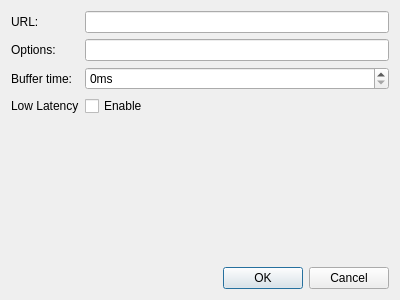
<?xml version="1.0" encoding="UTF-8"?>
<ui version="4.0">
 <class>OpenNetworkDialog</class>
 <widget class="QDialog" name="OpenNetworkDialog">
  <property name="geometry">
   <rect>
    <x>0</x>
    <y>0</y>
    <width>400</width>
    <height>300</height>
   </rect>
  </property>
  <property name="windowTitle">
   <string>Open Network Stream</string>
  </property>
  <layout class="QVBoxLayout" name="verticalLayout">
   <item>
    <layout class="QFormLayout" name="formLayout">
     <item row="0" column="0">
      <widget class="QLabel" name="label">
       <property name="text">
        <string>URL:</string>
       </property>
      </widget>
     </item>
     <item row="0" column="1">
      <widget class="QLineEdit" name="url"/>
     </item>
     <item row="1" column="0">
      <widget class="QLabel" name="label_2">
       <property name="text">
        <string>Options:</string>
       </property>
      </widget>
     </item>
     <item row="1" column="1">
      <widget class="QLineEdit" name="options"/>
     </item>
     <item row="2" column="0">
      <widget class="QLabel" name="label_3">
       <property name="text">
        <string>Buffer time:</string>
       </property>
      </widget>
     </item>
     <item row="2" column="1">
      <widget class="QSpinBox" name="bufferTime">
       <property name="suffix">
        <string>ms</string>
       </property>
       <property name="maximum">
        <number>60000</number>
       </property>
       <property name="singleStep">
        <number>1000</number>
       </property>
      </widget>
     </item>
     <item row="3" column="0">
      <widget class="QLabel" name="label_4">
       <property name="text">
        <string>Low Latency</string>
       </property>
      </widget>
     </item>
     <item row="3" column="1">
      <widget class="QCheckBox" name="lowLatency">
       <property name="text">
        <string>Enable</string>
       </property>
      </widget>
     </item>
    </layout>
   </item>
   <item>
    <widget class="QDialogButtonBox" name="buttonBox">
     <property name="orientation">
      <enum>Qt::Horizontal</enum>
     </property>
     <property name="standardButtons">
      <set>QDialogButtonBox::Cancel|QDialogButtonBox::Ok</set>
     </property>
    </widget>
   </item>
  </layout>
 </widget>
 <resources/>
 <connections>
  <connection>
   <sender>buttonBox</sender>
   <signal>accepted()</signal>
   <receiver>OpenNetworkDialog</receiver>
   <slot>accept()</slot>
   <hints>
    <hint type="sourcelabel">
     <x>248</x>
     <y>254</y>
    </hint>
    <hint type="destinationlabel">
     <x>157</x>
     <y>274</y>
    </hint>
   </hints>
  </connection>
  <connection>
   <sender>buttonBox</sender>
   <signal>rejected()</signal>
   <receiver>OpenNetworkDialog</receiver>
   <slot>reject()</slot>
   <hints>
    <hint type="sourcelabel">
     <x>316</x>
     <y>260</y>
    </hint>
    <hint type="destinationlabel">
     <x>286</x>
     <y>274</y>
    </hint>
   </hints>
  </connection>
 </connections>
</ui>
